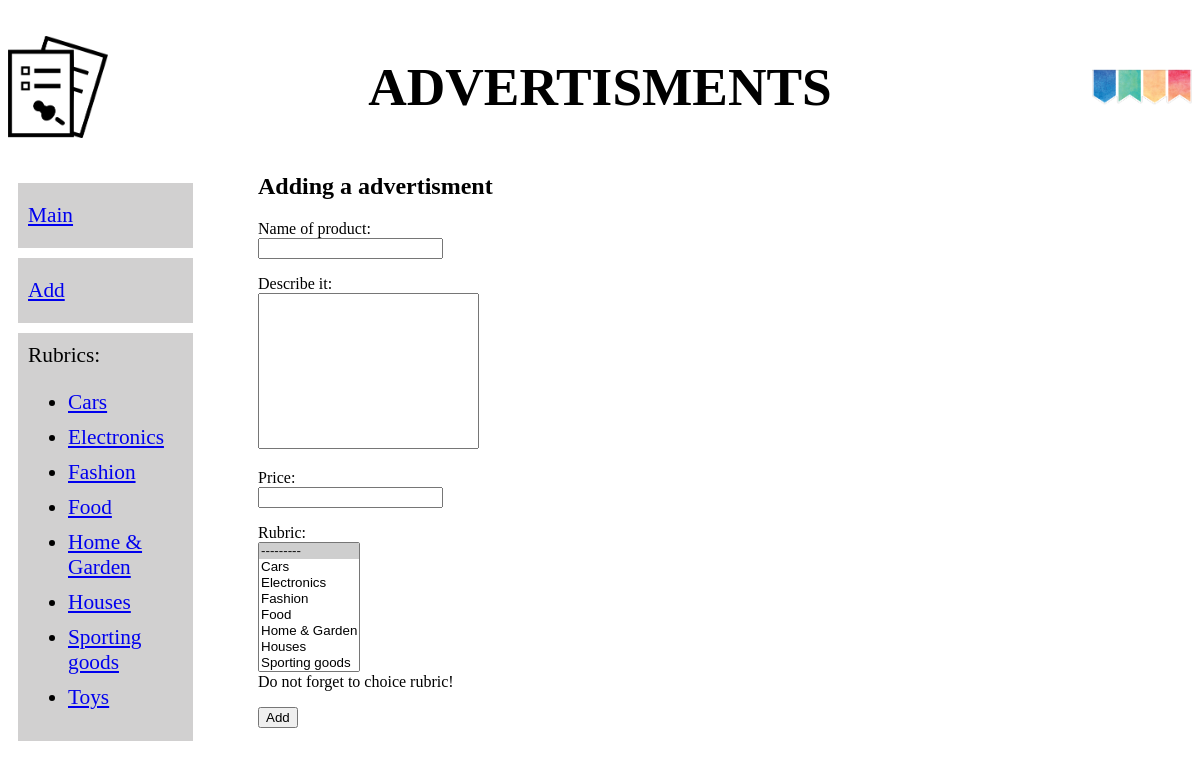
Screenshot of /add/ with the database file from the repository.
### bboard/models.py (models this page shows)
class Rubric(models.Model):
	name = models.CharField(max_length=20,db_index=True,verbose_name='NAME')
	def __str__(self):
		return self.name
	class Meta:
		verbose_name_plural = 'Rubrics'
		verbose_name='Rubric'
		ordering = ['name']

### bboard/views.py (the view)
# urls.py: path('add/', BbCreateView.as_view(), name='add'),
class BbCreateView(CreateView):
	template_name = 'bboard/create.html'
	form_class = BbForm
	success_url = reverse_lazy('bboard:index')
	def get_context_data(self, **kwargs):
		context = super().get_context_data(**kwargs)
		context['rubrics'] = Rubric.objects.all()
		return context

### bboard/forms.py
class BbForm(forms.ModelForm):
	title = forms.CharField(label='Name of product',
		validators=[validators.RegexValidator(regex='^.{4,}$')],
		error_messages={'invalid':'Invalid name of your product!'})
	content = forms.CharField(label='Describe it',
		widget=forms.widgets.Textarea(attrs={
			'rows':10,
			'cols':25,
			'style':'resize:none;'}))
	price = forms.DecimalField(label='Price',decimal_places=2)
	rubric = forms.ModelChoiceField(queryset=Rubric.objects.all(),
		label='Rubric', help_text='Do not forget to choice rubric!',
		widget=forms.widgets.Select(attrs={'size':8}))
	class Meta:
		model = Bb
		fields = ('title','content','price','rubric')

### bboard/templates/bboard/create.html (shortened to what this page needs)
{% extends "layout/basic.html" %}
{% block content %}
	<h2>Adding a advertisment</h2>
	<form method="post">
		{% for field in form.visible_fields %}
			<p>{{ field.label_tag }}<br>
				{{ field }}<br>
				{{ field.help_text }}
			</p>
		{% endfor %}
		<input type="submit" value="Add">
	</form>
{% endblock content %}

### bboard/templates/layout/basic.html (shortened to what this page needs)
{% load static %}
<!DOCTYPE html>
<html>
<head>
	<link rel="stylesheet" type="text/css" href="{% static "bboard/style.css" %}">
</head>
<body>
	<header>
		<h1>Advertisments</h1>
	</header>
	<nav>
		<div class="card">
			<a href="{% url 'bboard:index' %}">Main</a>
		</div>
		<div class="card">
			<a href="{% url 'bboard:add' %}">Add</a>
		</div>
		<div class="card">
			Rubrics:
			<ul>
			{% for rubric in rubrics %}
			<li><a href="{% url 'bboard:by_rubric' rubric.pk %}">{{ rubric.name }}</a></li>
			{% endfor %}
			</ul>
		</div>
	</nav>
	<section>
		{% block content %}
		{% endblock content %}
	</section>
</body>
</html>

### bboard/static/bboard/style.css (style rules this page uses)
* { box-sizing: border-box; }
header h1 { font-size: 40pt; text-transform: uppercase; text-align: center; background-image: url("bb.png"), url("bb2.png"); background-position: left, right; background-repeat: no-repeat, no-repeat; background-size: 100px,100px; padding: 20px; width: 100%; }
nav { font-size: 16pt; width: 250px; float: left; }
nav a { display: block; margin: 10px 0px; }
section { margin-left: 170px; }
.card { margin: 10px; padding: 10px; background-color: rgb(209, 208, 208); width: 70%; }

### rows the page displays
Rubric: name "Cars"
Rubric: name "Electronics"
Rubric: name "Fashion"
Rubric: name "Food"
Rubric: name "Home & Garden"
Rubric: name "Houses"
Rubric: name "Sporting goods"
Rubric: name "Toys"

### other values shown
{{ field.label_tag }} "Name of product:" "Describe it:" "Price:" "Rubric:"
{{ field.help_text }} "Do not forget to choice rubric!"
